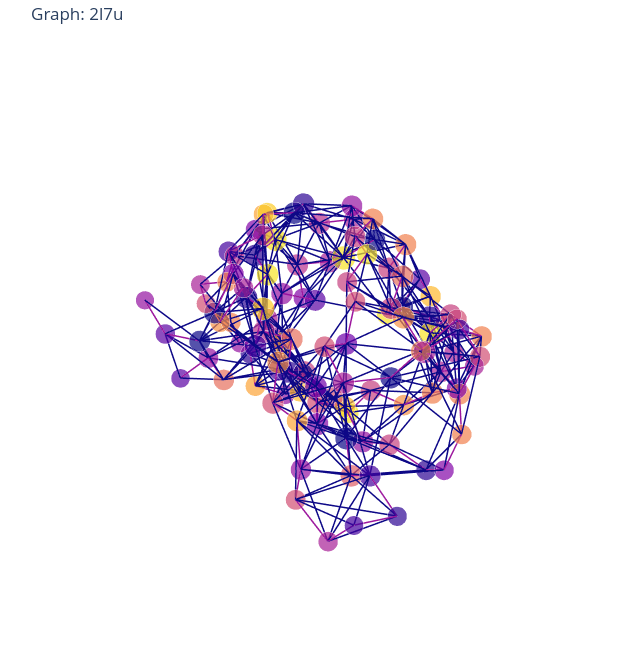
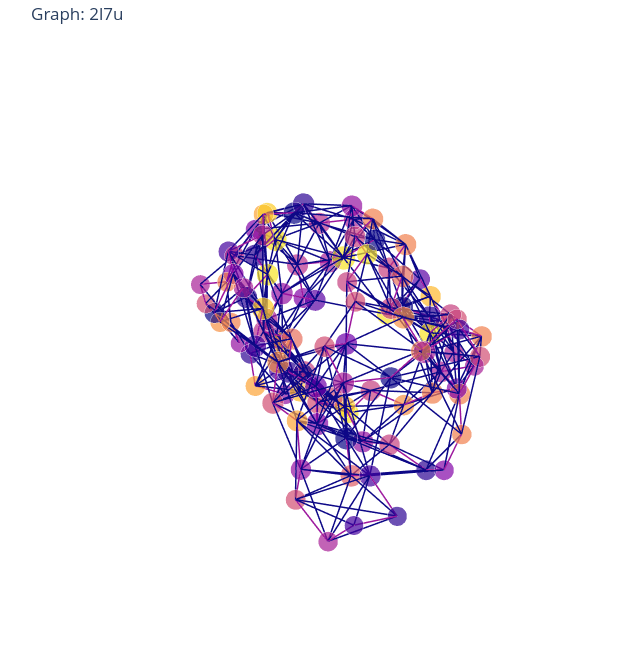
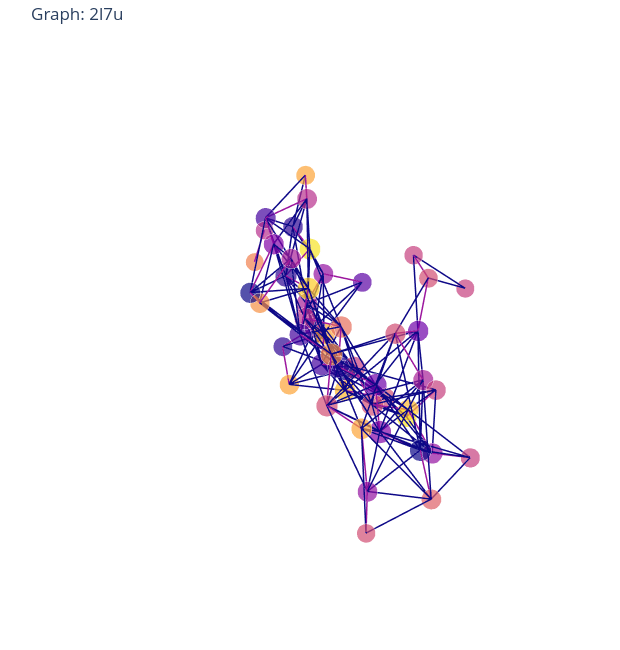

The code cell stored with these charts, in order, in its notebook:
### Code cell
print("proteina da PDB code:")
protein_pdb.visualize_protein_graph()
print("proteina da path:")
protein_path.visualize_protein_graph()
print("pocket:")
pocket.visualize_protein_graph()

### Figure 1 — Plotly figure (JSON) as saved in the notebook; plotly's stock layout.template omitted (floating-point values rounded to 4 significant figures; data arrays with more than 128 entries replaced by an {"elided": "..."} marker saying what was removed)
{"data": [{"hoverinfo": "text+x+y+z", "line": {"width": 3}, "marker": {"color": {"elided": "111x4 float values"}, "opacity": 0.7, "size": [23.2, 23.2, 24.8, 24.4, 24, 24, 23.6, 25.6, 25.6, 25.2, 24, 24.8, 24.8, 24.8, 24, 23.6, 23.6, 25.6, 24.4, 25.2, 25.2, 23.6, 23.2, 24, 24.8, 23.2, 23.2, 23.6, 24.4, 25.2, 24.8, 25.6, 26, 26, 26, 25.2, 23.2, 23.6, 22.8, 24, 24.8, 24, 24, 24.4, 24.4, 25.2, 24, 24.4, 22.8, 23.2, 24, 24.4, 23.6, 22.8, 24.4, 26, 26, 25.6, 24.8, 24.4, 24, 26, 25.6, 25.2, 25.6, 25.6, 25.2, 24.8, 27.6, 25.2, 25.2, 23.6, 24.8, 25.6, 25.6, 26.4, 25.6, 25.6, 26, 26.4, 26.4, 25.6, 25.2, 22.8, 22.4, 23.2, 23.6, 24.4, 24.8, 25.2, 25.6, 26.4, 26.4, 25.6, 25.6, 25.2, 26.4, 24, 23.6, 23.2, 22.8, 22.4, 22.4, 22.8, 21.6, 22, 23.6, 24.4, 24.8, 23.2, 21.6], "symbol": "circle"}, "mode": "markers", "text": ["A:GLY:1", "A:SER:2", "A:ALA:3", "A:GLN:4", "A:ASN:5", "A:ILE:6", "A:THR:7", "A:ALA:8", "A:ARG:9", "A:ILE:10", "A:GLY:11", "A:GLU:12", "A:PRO:13", "A:LEU:14", "A:VAL:15", "A:LEU:16", "A:LYS:17", "A:CYS:18", "A:LYS:19", "A:GLY:20", "A:ALA:21", "A:PRO:22", "A:LYS:23", "A:LYS:24", "A:PRO:25", "A:PRO:26", "A:GLN:27", "A:ARG:28", "A:LEU:29", "A:GLU:30", "A:TRP:31", "A:LYS:32", "A:LEU:33", "A:ASN:34", "A:THR:35", "A:GLY:36", "A:ARG:37", "A:THR:38", "A:GLU:39", "A:ALA:40", "A:TRP:41", "A:LYS:42", "A:VAL:43", "A:LEU:44", "A:SER:45", "A:PRO:46", "A:GLN:47", "A:GLY:48", "A:GLY:49", "A:GLY:50", "A:PRO:51", "A:TRP:52", "A:ASP:53", "A:SER:54", "A:VAL:55", "A:ALA:56", "A:ARG:57", "A:VAL:58", "A:LEU:59", "A:PRO:60", "A:ASN:61", "A:GLY:62", "A:SER:63", "A:LEU:64", "A:PHE:65", "A:LEU:66", "A:PRO:67", "A:ALA:68", "A:VAL:69", "A:GLY:70", "A:ILE:71", "A:GLN:72", "A:ASP:73", "A:GLU:74", "A:GLY:75", "A:ILE:76", "A:PHE:77", "A:ARG:78", "A:CYS:79", "A:GLN:80", "A:ALA:81", "A:MET:82", "A:ASN:83", "A:ARG:84", "A:ASN:85", "A:GLY:86", "A:LYS:87", "A:GLU:88", "A:THR:89", "A:LYS:90", "A:SER:91", "A:ASN:92", "A:TYR:93", "A:ARG:94", "A:VAL:95", "A:ARG:96", "A:VAL:97", "A:TYR:98", "A:GLN:99", "A:ILE:100", "A:PRO:101", "A:GLY:102", "A:LYS:103", "A:PRO:104", "A:GLU:105", "B:ASP:1", "B:GLU:2", "B:PHE:3", "B:ALA:5", "B:ASP:6", "B:GLU:7"], "type": "scatter3d", "x": [10.51, 12.16, 10.37, 7.766, 5.665, 1.958, -0.626, -4.289, -7.498, -9.837, -12.3, -10.19, -9.23, -5.557, -3.608, -0.078, 2.179, 4.719, 8.058, 9.428, 6.308, 5.517, 2.092, 0.986, 1.883, 4.709, 5.546, 4.289, 4.787, 4.501, 3.384, 3.42, 1.954, 2.148, -0.671, -2.447, -0.301, 1.28, -1.521, -2.759, 0.07, -1.286, 0.088, -1.13, -1.607, -2.124, -5.687, -7.609, -11.01, -12.41, -14.52, -13.18, -15.36, -13.53, -9.985, -9.008, -8.647, -5.662, -5.421, -4.8, -1.627, -0.217, -1.28, -3.287, -6.481, -8.333, -11.92, -11.41, -8.333, -9.44, -7.417, -6.808, -5.488, -2.552, 0.837, 3.522, 3.191, 5.95, 6.078, 8.538, 8.861, 11.34, 12.3, 13.4, 16.91, 17.23, 17.14, 14.26, 12.53, 11.8, 9.162, 8.501, 5.783, 4.734, 1.112, -0.351, -4.04, -5.73, -5.988, -2.971, -2.466, -1.066, -2.203, -3.45, -4.519, 10.19, 7.812, 8.837, 10.45, 11.82, 11.75], "y": [-0.035, -1.343, -4.435, -4.704, -7.867, -7.233, -10, -9.491, -11.41, -11.33, -8.506, -6.988, -3.285, -2.346, 0.919, 1.695, 4.745, 6.12, 6.765, 10.14, 12.3, 14.28, 14.89, 16.7, 15.94, 18.31, 17.73, 15.26, 11.57, 8.326, 5.024, 1.546, -1.767, -5.282, -7.748, -10.7, -12.89, -10.37, -8.499, -6.852, -4.372, -0.838, 2.621, 4.349, 8.121, 10.79, 11.1, 7.925, 9.578, 6.146, 3.335, 1.92, -1.194, -2.166, -1.229, 1.419, 5.147, 7.422, 9.552, 13.32, 12.93, 10.71, 7.383, 4.406, 3.031, -0.103, -0.957, -4.675, -6.257, -9.248, -12.35, -10.81, -7.65, -9.741, -8.444, -5.923, -2.215, 0.104, 3.879, 6.478, 10.15, 12.99, 15.62, 19.2, 18.2, 16.12, 12.71, 10.31, 8.151, 4.498, 2.354, -1.359, -3.23, -6.797, -7.762, -11.26, -12.18, -15.23, -17.63, -17.94, -19.03, -22.36, -23.19, -20.09, -20.02, -11.51, -9.648, -5.991, -7.048, -10.59, -13.48], "z": [8.939, 5.778, 4.478, 7.238, 7.467, 8.03, 8.38, 7.486, 6.808, 3.81, 4.392, 7.164, 7.253, 6.928, 7, 5.812, 6.065, 3.589, 5.295, 4.228, 4.216, 7.392, 8.93, 5.772, 2.131, 1.112, -2.553, -5.16, -4.345, -6.306, -4.787, -6.328, -5.166, -6.607, -5.939, -7.524, -9.765, -12.15, -13.9, -10.71, -10.15, -9.767, -8.98, -5.818, -5.706, -3.009, -4.301, -5.068, -5.276, -6.027, -4.53, -1.263, -1.345, -4.533, -3.526, -0.978, -0.311, 0.312, 3.454, 3.223, 5.286, 2.557, 4.049, 2.794, 4.338, 3.231, 4.255, 3.641, 2.057, 0.007, -0.811, -4.232, -2.58, -1.365, -2.462, -1.539, -0.76, -1.979, -1.524, -2.809, -1.867, -2.411, 0.154, -0.514, 0.567, -2.587, -0.931, -1.56, 1.057, 0.293, 1.994, 1.497, 3.387, 2.587, 3.232, 3.491, 3.6, 5.119, 2.181, -0.113, -3.746, -4.902, -8.427, -10.3, -13.95, -6.785, -4.472, -4.686, 0.197, -0.045, 2.418]}, {"hoverinfo": "text", "line": {"color": {"elided": "1875x4 float values"}, "width": 3}, "mode": "lines", "text": {"elided": "1875 str values"}, "type": "scatter3d", "x": {"elided": "1875 float values"}, "y": {"elided": "1875 float values"}, "z": {"elided": "1875 float values"}}], "layout": {"height": 650, "margin": {"b": 0, "l": 0, "r": 0, "t": 40}, "scene": {"aspectmode": "data", "xaxis": {"showbackground": false, "showgrid": false, "showline": false, "showticklabels": false, "title": {"text": ""}, "visible": false, "zeroline": false}, "yaxis": {"showbackground": false, "showgrid": false, "showline": false, "showticklabels": false, "title": {"text": ""}, "visible": false, "zeroline": false}, "zaxis": {"showbackground": false, "showgrid": false, "showline": false, "showticklabels": false, "title": {"text": ""}, "visible": false, "zeroline": false}}, "showlegend": false, "title": {"text": "Graph: 2l7u"}, "width": 620}}

### Figure 2 — Plotly figure (JSON) as saved in the notebook; plotly's stock layout.template omitted (floating-point values rounded to 4 significant figures; data arrays with more than 128 entries replaced by an {"elided": "..."} marker saying what was removed)
{"data": [{"hoverinfo": "text+x+y+z", "line": {"width": 3}, "marker": {"color": {"elided": "105x4 float values"}, "opacity": 0.7, "size": [23.2, 23.2, 24, 24, 24, 24, 23.6, 25.6, 25.6, 25.2, 24, 24.8, 24.8, 24.8, 24, 23.6, 23.6, 25.6, 24.4, 25.2, 25.2, 23.6, 23.2, 24, 24.8, 23.2, 23.2, 23.6, 24.4, 25.2, 24.8, 25.6, 26, 25.2, 26, 25.2, 23.2, 23.6, 22.8, 24, 24.8, 24, 24, 24.4, 24.4, 25.2, 24, 24.4, 22.8, 23.2, 24, 24.4, 23.6, 22.8, 24.4, 26, 26, 25.6, 24.8, 24.4, 24, 26, 25.6, 25.2, 25.6, 25.6, 25.2, 24.8, 27.6, 25.2, 25.2, 23.6, 24.8, 25.6, 25.2, 25.2, 25.2, 25.2, 26, 26.4, 26.4, 25.6, 25.2, 22.8, 22.4, 23.2, 23.6, 24.4, 24.8, 25.2, 25.6, 25.6, 26, 25.2, 25.6, 25.2, 26.4, 24, 23.6, 23.2, 22.8, 22.4, 22.4, 22.8, 21.6], "symbol": "circle"}, "mode": "markers", "text": ["A:GLY:1", "A:SER:2", "A:ALA:3", "A:GLN:4", "A:ASN:5", "A:ILE:6", "A:THR:7", "A:ALA:8", "A:ARG:9", "A:ILE:10", "A:GLY:11", "A:GLU:12", "A:PRO:13", "A:LEU:14", "A:VAL:15", "A:LEU:16", "A:LYS:17", "A:CYS:18", "A:LYS:19", "A:GLY:20", "A:ALA:21", "A:PRO:22", "A:LYS:23", "A:LYS:24", "A:PRO:25", "A:PRO:26", "A:GLN:27", "A:ARG:28", "A:LEU:29", "A:GLU:30", "A:TRP:31", "A:LYS:32", "A:LEU:33", "A:ASN:34", "A:THR:35", "A:GLY:36", "A:ARG:37", "A:THR:38", "A:GLU:39", "A:ALA:40", "A:TRP:41", "A:LYS:42", "A:VAL:43", "A:LEU:44", "A:SER:45", "A:PRO:46", "A:GLN:47", "A:GLY:48", "A:GLY:49", "A:GLY:50", "A:PRO:51", "A:TRP:52", "A:ASP:53", "A:SER:54", "A:VAL:55", "A:ALA:56", "A:ARG:57", "A:VAL:58", "A:LEU:59", "A:PRO:60", "A:ASN:61", "A:GLY:62", "A:SER:63", "A:LEU:64", "A:PHE:65", "A:LEU:66", "A:PRO:67", "A:ALA:68", "A:VAL:69", "A:GLY:70", "A:ILE:71", "A:GLN:72", "A:ASP:73", "A:GLU:74", "A:GLY:75", "A:ILE:76", "A:PHE:77", "A:ARG:78", "A:CYS:79", "A:GLN:80", "A:ALA:81", "A:MET:82", "A:ASN:83", "A:ARG:84", "A:ASN:85", "A:GLY:86", "A:LYS:87", "A:GLU:88", "A:THR:89", "A:LYS:90", "A:SER:91", "A:ASN:92", "A:TYR:93", "A:ARG:94", "A:VAL:95", "A:ARG:96", "A:VAL:97", "A:TYR:98", "A:GLN:99", "A:ILE:100", "A:PRO:101", "A:GLY:102", "A:LYS:103", "A:PRO:104", "A:GLU:105"], "type": "scatter3d", "x": [10.51, 12.16, 10.37, 7.766, 5.665, 1.958, -0.626, -4.289, -7.498, -9.837, -12.3, -10.19, -9.23, -5.557, -3.608, -0.078, 2.179, 4.719, 8.058, 9.428, 6.308, 5.517, 2.092, 0.986, 1.883, 4.709, 5.546, 4.289, 4.787, 4.501, 3.384, 3.42, 1.954, 2.148, -0.671, -2.447, -0.301, 1.28, -1.521, -2.759, 0.07, -1.286, 0.088, -1.13, -1.607, -2.124, -5.687, -7.609, -11.01, -12.41, -14.52, -13.18, -15.36, -13.53, -9.985, -9.008, -8.647, -5.662, -5.421, -4.8, -1.627, -0.217, -1.28, -3.287, -6.481, -8.333, -11.92, -11.41, -8.333, -9.44, -7.417, -6.808, -5.488, -2.552, 0.837, 3.522, 3.191, 5.95, 6.078, 8.538, 8.861, 11.34, 12.3, 13.4, 16.91, 17.23, 17.14, 14.26, 12.53, 11.8, 9.162, 8.501, 5.783, 4.734, 1.112, -0.351, -4.04, -5.73, -5.988, -2.971, -2.466, -1.066, -2.203, -3.45, -4.519], "y": [-0.035, -1.343, -4.435, -4.704, -7.867, -7.233, -10, -9.491, -11.41, -11.33, -8.506, -6.988, -3.285, -2.346, 0.919, 1.695, 4.745, 6.12, 6.765, 10.14, 12.3, 14.28, 14.89, 16.7, 15.94, 18.31, 17.73, 15.26, 11.57, 8.326, 5.024, 1.546, -1.767, -5.282, -7.748, -10.7, -12.89, -10.37, -8.499, -6.852, -4.372, -0.838, 2.621, 4.349, 8.121, 10.79, 11.1, 7.925, 9.578, 6.146, 3.335, 1.92, -1.194, -2.166, -1.229, 1.419, 5.147, 7.422, 9.552, 13.32, 12.93, 10.71, 7.383, 4.406, 3.031, -0.103, -0.957, -4.675, -6.257, -9.248, -12.35, -10.81, -7.65, -9.741, -8.444, -5.923, -2.215, 0.104, 3.879, 6.478, 10.15, 12.99, 15.62, 19.2, 18.2, 16.12, 12.71, 10.31, 8.151, 4.498, 2.354, -1.359, -3.23, -6.797, -7.762, -11.26, -12.18, -15.23, -17.63, -17.94, -19.03, -22.36, -23.19, -20.09, -20.02], "z": [8.939, 5.778, 4.478, 7.238, 7.467, 8.03, 8.38, 7.486, 6.808, 3.81, 4.392, 7.164, 7.253, 6.928, 7, 5.812, 6.065, 3.589, 5.295, 4.228, 4.216, 7.392, 8.93, 5.772, 2.131, 1.112, -2.553, -5.16, -4.345, -6.306, -4.787, -6.328, -5.166, -6.607, -5.939, -7.524, -9.765, -12.15, -13.9, -10.71, -10.15, -9.767, -8.98, -5.818, -5.706, -3.009, -4.301, -5.068, -5.276, -6.027, -4.53, -1.263, -1.345, -4.533, -3.526, -0.978, -0.311, 0.312, 3.454, 3.223, 5.286, 2.557, 4.049, 2.794, 4.338, 3.231, 4.255, 3.641, 2.057, 0.007, -0.811, -4.232, -2.58, -1.365, -2.462, -1.539, -0.76, -1.979, -1.524, -2.809, -1.867, -2.411, 0.154, -0.514, 0.567, -2.587, -0.931, -1.56, 1.057, 0.293, 1.994, 1.497, 3.387, 2.587, 3.232, 3.491, 3.6, 5.119, 2.181, -0.113, -3.746, -4.902, -8.427, -10.3, -13.95]}, {"hoverinfo": "text", "line": {"color": {"elided": "1779x4 float values"}, "width": 3}, "mode": "lines", "text": {"elided": "1779 str values"}, "type": "scatter3d", "x": {"elided": "1779 float values"}, "y": {"elided": "1779 float values"}, "z": {"elided": "1779 float values"}}], "layout": {"height": 650, "margin": {"b": 0, "l": 0, "r": 0, "t": 40}, "scene": {"aspectmode": "data", "xaxis": {"showbackground": false, "showgrid": false, "showline": false, "showticklabels": false, "title": {"text": ""}, "visible": false, "zeroline": false}, "yaxis": {"showbackground": false, "showgrid": false, "showline": false, "showticklabels": false, "title": {"text": ""}, "visible": false, "zeroline": false}, "zaxis": {"showbackground": false, "showgrid": false, "showline": false, "showticklabels": false, "title": {"text": ""}, "visible": false, "zeroline": false}}, "showlegend": false, "title": {"text": "Graph: 2l7u"}, "width": 620}}

### Figure 3 — Plotly figure (JSON) as saved in the notebook; plotly's stock layout.template omitted (floating-point values rounded to 4 significant figures; data arrays with more than 128 entries replaced by an {"elided": "..."} marker saying what was removed)
{"data": [{"hoverinfo": "text+x+y+z", "line": {"width": 3}, "marker": {"color": {"elided": "50x4 float values"}, "opacity": 0.7, "size": [23.2, 23.2, 24, 24, 24, 23.6, 22.4, 22, 22.4, 24.4, 24, 24, 22.8, 24, 24.4, 25.6, 26, 25.2, 25.6, 24.4, 22.4, 23.2, 23.6, 24.4, 24, 23.6, 23.2, 21.6, 22.4, 23.6, 25.2, 25.2, 25.2, 25.2, 26, 26.4, 25.2, 23.6, 22, 23.6, 24.4, 25.2, 25.6, 25.6, 26, 25.2, 24.8, 23.6, 21.2, 21.2], "symbol": "circle"}, "mode": "markers", "text": ["A:GLY:1", "A:SER:2", "A:ALA:3", "A:GLN:4", "A:ASN:5", "A:ILE:6", "A:THR:7", "A:LEU:16", "A:LYS:17", "A:CYS:18", "A:LYS:19", "A:GLY:20", "A:LEU:29", "A:GLU:30", "A:TRP:31", "A:LYS:32", "A:LEU:33", "A:ASN:34", "A:THR:35", "A:GLY:36", "A:ARG:37", "A:THR:38", "A:ALA:40", "A:TRP:41", "A:LYS:42", "A:VAL:43", "A:LEU:44", "A:LEU:64", "A:ASP:73", "A:GLU:74", "A:GLY:75", "A:ILE:76", "A:PHE:77", "A:ARG:78", "A:CYS:79", "A:GLN:80", "A:ALA:81", "A:MET:82", "A:LYS:87", "A:GLU:88", "A:THR:89", "A:LYS:90", "A:SER:91", "A:ASN:92", "A:TYR:93", "A:ARG:94", "A:VAL:95", "A:ARG:96", "A:ILE:100", "A:PRO:101"], "type": "scatter3d", "x": [10.51, 12.16, 10.37, 7.766, 5.665, 1.958, -0.626, -0.078, 2.179, 4.719, 8.058, 9.428, 4.787, 4.501, 3.384, 3.42, 1.954, 2.148, -0.671, -2.447, -0.301, 1.28, -2.759, 0.07, -1.286, 0.088, -1.13, -3.287, -5.488, -2.552, 0.837, 3.522, 3.191, 5.95, 6.078, 8.538, 8.861, 11.34, 17.14, 14.26, 12.53, 11.8, 9.162, 8.501, 5.783, 4.734, 1.112, -0.351, -2.971, -2.466], "y": [-0.035, -1.343, -4.435, -4.704, -7.867, -7.233, -10, 1.695, 4.745, 6.12, 6.765, 10.14, 11.57, 8.326, 5.024, 1.546, -1.767, -5.282, -7.748, -10.7, -12.89, -10.37, -6.852, -4.372, -0.838, 2.621, 4.349, 4.406, -7.65, -9.741, -8.444, -5.923, -2.215, 0.104, 3.879, 6.478, 10.15, 12.99, 12.71, 10.31, 8.151, 4.498, 2.354, -1.359, -3.23, -6.797, -7.762, -11.26, -17.94, -19.03], "z": [8.939, 5.778, 4.478, 7.238, 7.467, 8.03, 8.38, 5.812, 6.065, 3.589, 5.295, 4.228, -4.345, -6.306, -4.787, -6.328, -5.166, -6.607, -5.939, -7.524, -9.765, -12.15, -10.71, -10.15, -9.767, -8.98, -5.818, 2.794, -2.58, -1.365, -2.462, -1.539, -0.76, -1.979, -1.524, -2.809, -1.867, -2.411, -0.931, -1.56, 1.057, 0.293, 1.994, 1.497, 3.387, 2.587, 3.232, 3.491, -0.113, -3.746]}, {"hoverinfo": "text", "line": {"color": {"elided": "756x4 float values"}, "width": 3}, "mode": "lines", "text": {"elided": "756 str values"}, "type": "scatter3d", "x": {"elided": "756 float values"}, "y": {"elided": "756 float values"}, "z": {"elided": "756 float values"}}], "layout": {"height": 650, "margin": {"b": 0, "l": 0, "r": 0, "t": 40}, "scene": {"aspectmode": "data", "xaxis": {"showbackground": false, "showgrid": false, "showline": false, "showticklabels": false, "title": {"text": ""}, "visible": false, "zeroline": false}, "yaxis": {"showbackground": false, "showgrid": false, "showline": false, "showticklabels": false, "title": {"text": ""}, "visible": false, "zeroline": false}, "zaxis": {"showbackground": false, "showgrid": false, "showline": false, "showticklabels": false, "title": {"text": ""}, "visible": false, "zeroline": false}}, "showlegend": false, "title": {"text": "Graph: 2l7u"}, "width": 620}}
